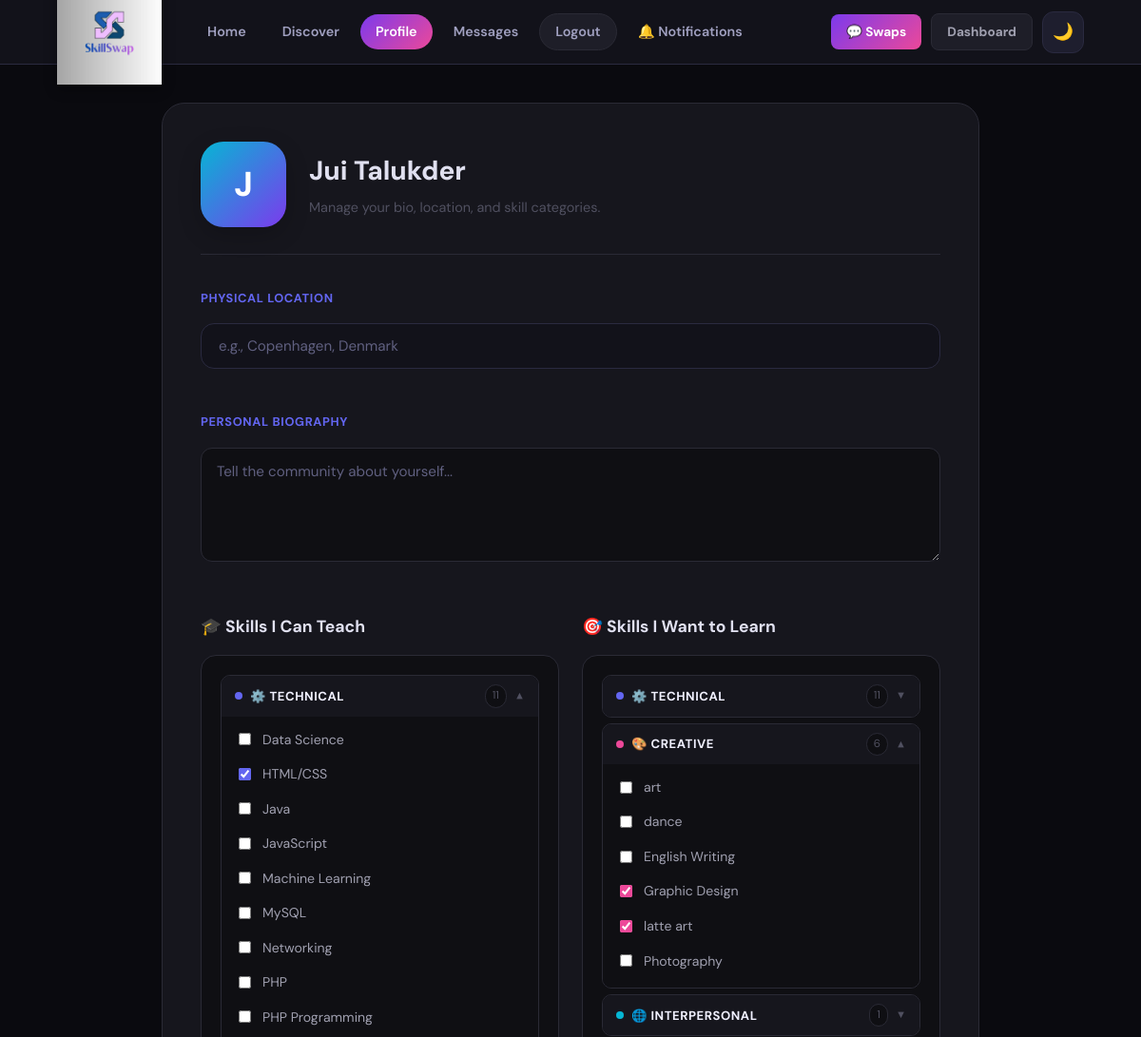
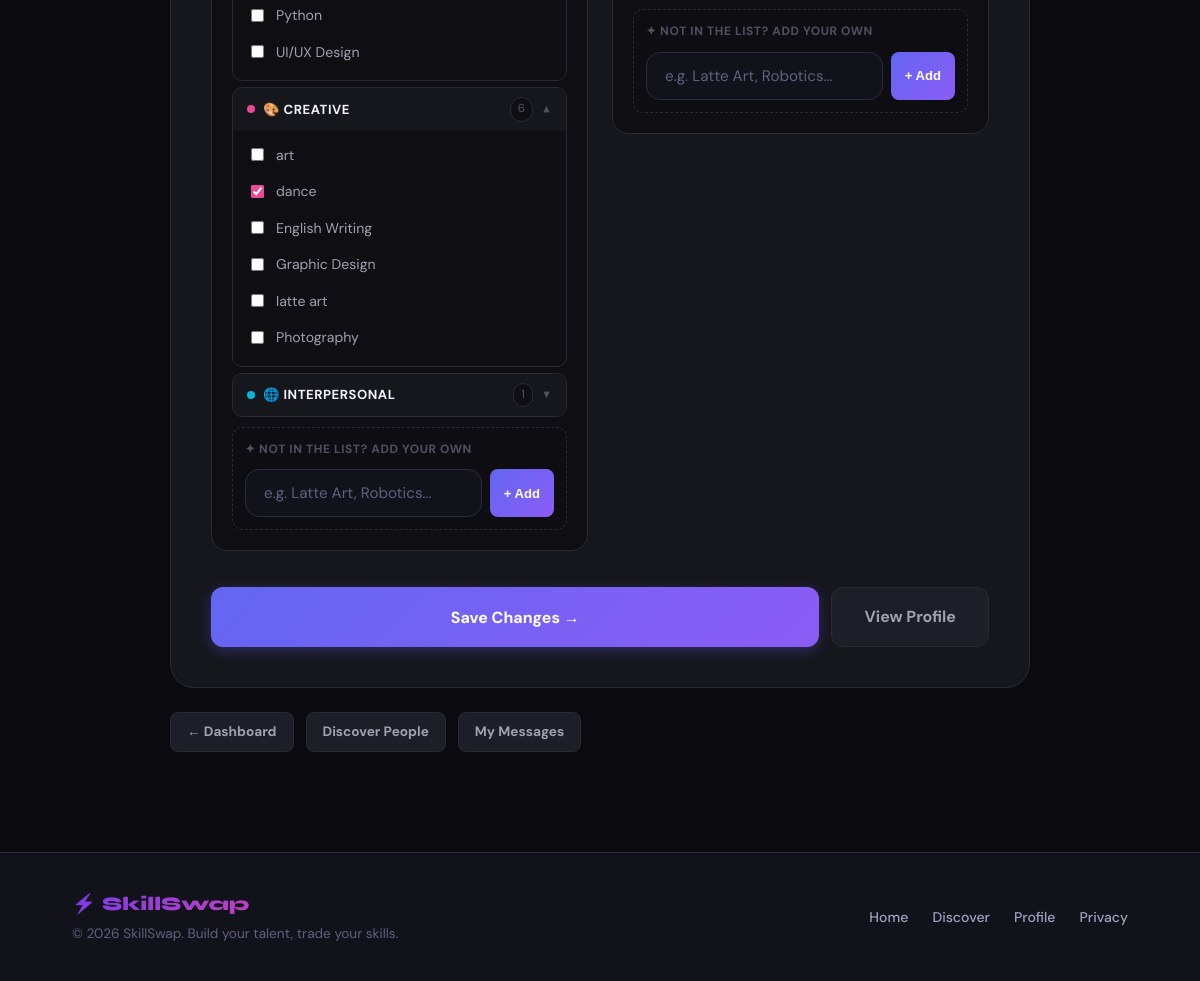
/profile.php (signed in), run on the app's committed database (2 pictures, top to bottom).
### tables this page shows
CREATE TABLE `skills` (
  `skill_id` int(11) NOT NULL,
  `skill_name` varchar(100) NOT NULL
);

### profile.php (the view, shortened to what this page needs)
<?php
include 'db.php';
include 'includes/header.php';
$user_id = $_SESSION['user_id'];
$stmt = $conn->prepare("SELECT CONCAT(first_name, ' ', last_name) AS name, bio, user_location AS location FROM users WHERE user_id = ?");
$stmt->bind_param("i", $user_id);
$stmt->execute();
$user    = $stmt->get_result()->fetch_assoc();
$initial = strtoupper(substr($user['name'] ?? 'U', 0, 1));
$skills_master = $conn->query("SELECT skill_id, skill_name FROM skills ORDER BY skill_name ASC");
$skills_list   = [];
if ($skills_master) {
    while ($row = $skills_master->fetch_assoc()) {
        $skills_list[] = $row;
    }
}
function getSkillCategory(string $skill_name): string {
    $name = strtolower(trim($skill_name));
    $exact = [
        'java'=>'Technical','r'=>'Technical','c'=>'Technical','go'=>'Technical',
        'ai'=>'Technical','ui/ux design'=>'Technical','ui/ux'=>'Technical','networking'=>'Technical',
        'english writing'=>'Creative','graphic design'=>'Creative','guitar'=>'Creative',
        'interior design'=>'Creative','fashion design'=>'Creative','music production'=>'Creative',
        'essay writing'=>'Analytical','academic writing'=>'Analytical','essay'=>'Analytical',
        'english'=>'Interpersonal','public speaking'=>'Interpersonal',
    ];
    if (isset($exact[$name])) return $exact[$name];
    $technical    = ['machine learning','data science','web development','game development','data analysis','mobile app','it support','video editing','after effects','3d printing','javascript','typescript','blockchain','cybersecurity','programming','software','database','devops','linux','arduino','robotics','electronics','autocad','engineering','computer','android','unity','photoshop','premiere','figma','react','swift','kotlin','python','coding','mysql','html','css','sql','php','node','rust','cloud','tech','ios','ux','ui','c++','c#','excel'];
    $creative     = ['graphic design','creative writing','food styling','music production','cake decorating','digital art','illustration','photography','videography','animation','sketching','calligraphy','henna','tattoo','crafts','knitting','sewing','embroidery','pottery','sculpting','jewelry','woodworking','fashion','styling','interior','songwriting','composing','storytelling','choreography','filmmaking','drawing','painting','design','art','music','guitar','piano','violin','drums','singing','poetry','writing','dance','acting','theatre','cooking','baking','cake','pastry','origami','scrapbooking'];
    foreach ($technical     as $kw) { if (str_contains($name, $kw)) return 'Technical'; }
    foreach ($creative      as $kw) { if (str_contains($name, $kw)) return 'Creative'; }
    return 'Other';
}
$category_order  = ['Technical','Creative','Analytical','Interpersonal','Other'];
$category_icons  = ['Technical'=>'⚙️','Creative'=>'🎨','Analytical'=>'📊','Interpersonal'=>'🌐','Other'=>'✨'];
$category_colors = ['Technical'=>'#6366f1','Creative'=>'#ec4899','Analytical'=>'#f59e0b','Interpersonal'=>'#06b6d4','Other'=>'#8b5cf6'];
$grouped_skills = array_fill_keys($category_order, []);
foreach ($skills_list as $skill) {
    $grouped_skills[getSkillCategory($skill['skill_name'])][] = $skill;
}
$grouped_skills = array_filter($grouped_skills);
$current_teach = [];
$current_learn = [];
$res_stmt = $conn->prepare("SELECT skill_id, type_name FROM user_skills WHERE user_id = ?");
$res_stmt->bind_param("i", $user_id);
$res_stmt->execute();
$res = $res_stmt->get_result();
if ($res) {
    while ($row = $res->fetch_assoc()) {
        $t = strtolower(trim($row['type_name'] ?? ''));
        if ($t === 'teach') $current_teach[] = (int)$row['skill_id'];
        elseif ($t === 'learn') $current_learn[] = (int)$row['skill_id'];
    }
}
$grads = ['linear-gradient(135deg,#7c3aed,#ec4899)','linear-gradient(135deg,#06b6d4,#7c3aed)','linear-gradient(135deg,#f59e0b,#ec4899)','linear-gradient(135deg,#10b981,#06b6d4)'];
$grad  = $grads[$user_id % count($grads)];
?>
<div class="prof-wrap">
    <div class="prof-card">
        <div class="prof-header">
            <div class="prof-av" style="background:<?= $grad ?>"><?= $initial ?></div>
            <div>
                <div class="prof-title"><?= htmlspecialchars($user['name'] ?? 'Your Profile') ?></div>
                <div class="prof-subtitle">Manage your bio, location, and skill categories.</div>
            </div>
        </div>
        <form action="update_profile.php" method="POST" id="main-save-form">
            <div class="form-grid">
                <div class="form-group">
                    <label class="form-label">Physical Location</label>
                    <input type="text" name="location" class="form-input"
                        placeholder="e.g., Copenhagen, Denmark"
                        value="<?= htmlspecialchars($user['location'] ?? '') ?>">
                </div>
                <div class="form-group">
                    <label class="form-label">Personal Biography</label>
                    <textarea name="bio" class="form-textarea"
                        placeholder="Tell the community about yourself..."><?= htmlspecialchars($user['bio'] ?? '') ?></textarea>
                </div>
            </div>
            <div class="skills-columns-wrap">
                <div>
                    <div class="skills-matrix-title">🎓 Skills I Can Teach</div>
                    <div class="skills-block">
                        <?php foreach ($grouped_skills as $cat => $cat_skills):
                            $color     = $category_colors[$cat];
                            $icon      = $category_icons[$cat];
                            $cat_id    = 'teach-' . preg_replace('/\W+/','-',strtolower($cat));
                        ?>
                        <div class="skill-category">
                            <label class="skill-category-header" for="<?= $cat_id ?>">
                                <span class="skill-category-label">
                                    <span class="skill-category-dot" style="background:<?= $color ?>"></span>
                                    <?= $icon ?> <?= $cat ?>
                                </span>
                                <span style="display:flex;align-items:center;gap:8px;">
                                    <span class="skill-category-count"><?= count($cat_skills) ?></span>
                                    <span class="skill-category-chevron">▼</span>
                                </span>
                            </label>
                            <div class="skill-category-body">
                                <?php foreach ($cat_skills as $skill): ?>
                                <label class="skill-check-row">
                                    <input type="checkbox" name="teach_skills[]"
                                        value="<?= $skill['skill_id'] ?>"
                                        <?= in_array($skill['skill_id'], $current_teach) ? 'checked' : '' ?>
                                        style="accent-color:<?= $color ?>">
                                    <?= htmlspecialchars($skill['skill_name']) ?>
                                </label>
                                <?php endforeach; ?>
                            </div>
                        </div>
                        <?php endforeach; ?>
                        <div class="custom-skill-box">
                            <div class="custom-skill-box-title">✦ Not in the list? Add your own</div>
                            <div class="custom-skill-input-row">
                                <input type="text" id="teach-input" class="custom-skill-input"
                                    placeholder="e.g. Latte Art, Robotics..." maxlength="80">
                                <button type="button" class="custom-skill-add-btn"
                                    onclick="submitAdd('teach')">+ Add</button>
                            </div>
                        </div>
                    </div>
                </div>
                <div>
                    <div class="skills-matrix-title">🎯 Skills I Want to Learn</div>
                    <div class="skills-block">
                        <?php foreach ($grouped_skills as $cat => $cat_skills):
                            $color     = $category_colors[$cat];
                            $icon      = $category_icons[$cat];
                            $cat_id    = 'learn-' . preg_replace('/\W+/','-',strtolower($cat));
                        ?>
                        <div class="skill-category">
                            <label class="skill-category-header" for="<?= $cat_id ?>">
                                <span class="skill-category-label">
                                    <span class="skill-category-dot" style="background:<?= $color ?>"></span>
                                    <?= $icon ?> <?= $cat ?>
                                </span>
                                <span style="display:flex;align-items:center;gap:8px;">
                                    <span class="skill-category-count"><?= count($cat_skills) ?></span>
                                    <span class="skill-category-chevron">▼</span>
                                </span>
                            </label>
                            <div class="skill-category-body">
                                <?php foreach ($cat_skills as $skill): ?>
                                <label class="skill-check-row">
                                    <input type="checkbox" name="learn_skills[]"
                                        value="<?= $skill['skill_id'] ?>"
                                        <?= in_array($skill['skill_id'], $current_learn) ? 'checked' : '' ?>
                                        style="accent-color:#ec4899">
                                    <?= htmlspecialchars($skill['skill_name']) ?>
                                </label>
                                <?php endforeach; ?>
                            </div>
                        </div>
                        <?php endforeach; ?>
                        <div class="custom-skill-box">
                            <div class="custom-skill-box-title">✦ Not in the list? Add your own</div>
                            <div class="custom-skill-input-row">
                                <input type="text" id="learn-input" class="custom-skill-input"
                                    placeholder="e.g. Latte Art, Robotics..." maxlength="80">
                                <button type="button" class="custom-skill-add-btn"
                                    onclick="submitAdd('learn')">+ Add</button>
                            </div>
                        </div>
                    </div>
                </div>
            </div>
            <div style="display:flex;gap:12px;flex-wrap:wrap;">
                <button type="submit" class="btn btn-primary btn-lg" style="flex:1;">
                    Save Changes →
                </button>
                <a href="view_profile.php?id=<?= $user_id ?>" class="btn btn-secondary btn-lg">
                    View Profile
                </a>
            </div>
        </form>
    </div>
    <div style="display:flex;gap:12px;margin-top:24px;flex-wrap:wrap;">
        <a href="dashboard.php" class="btn btn-secondary btn-sm">← Dashboard</a>
        <a href="discovery.php" class="btn btn-secondary btn-sm">Discover People</a>
        <a href="chat.php"      class="btn btn-secondary btn-sm">My Messages</a>
    </div>
</div>
<?php include 'includes/footer.php'; ?>

### style.css (style rules this page uses)
:root { --bg: #0a0a0f; --bg2: #12121a; --bg3: #1a1a26; --surface: #1e1e2e; --surface2: #252538; --border: #2a2a40; --border2: #3a3a55; --text: #f0f0ff; --text2: #a0a0c0; --text3: #606080; --violet: #7c3aed; --violet-l: #9f67ff; --violet-d: #5b21b6; --pink: #ec4899; --pink-l: #f472b6; --cyan: #06b6d4; --cyan-l: #22d3ee; --amber: #f59e0b; --amber-l: #fbbf24; --green: #10b981; --green-l: #34d399; --red: #ef4444; --grad-main: linear-gradient(135deg, #7c3aed 0%, #ec4899 100%); --grad-cyan: linear-gradient(135deg, #06b6d4 0%, #7c3aed 100%); --grad-warm: linear-gradient(135deg, #f59e0b 0%, #ec4899 100%); --grad-green: linear-gradient(135deg, #10b981 0%, #06b6d4 100%); --nav-h: 68px; --radius: 14px; --radius-lg: 20px; --radius-xl: 28px; --shadow: 0 4px 24px rgba(0,0,0,0.4); --shadow-lg: 0 8px 40px rgba(0,0,0,0.5); --glow-v: 0 0 30px rgba(124,58,237,0.3); --glow-p: 0 0 30px rgba(236,72,153,0.3); }
*, *::before, *::after { box-sizing: border-box; margin: 0; padding: 0; }
html { scroll-behavior: smooth; }
body { background: var(--bg); color: var(--text); font-family: 'DM Sans', sans-serif; font-size: 1rem; line-height: 1.6; min-height: 100vh; transition: background .3s, color .3s; }
a { color: var(--violet-l); text-decoration: none; }
.btn { display: inline-flex; align-items: center; justify-content: center; gap: 8px; padding: 12px 28px; border-radius: var(--radius); font-family: 'DM Sans', sans-serif; font-size: 0.95rem; font-weight: 600; cursor: pointer; border: none; transition: all .2s; text-decoration: none; white-space: nowrap; }
.btn-primary { background: var(--grad-main); color: #fff; box-shadow: var(--glow-v); }
.btn-secondary { background: var(--surface); color: var(--text); border: 1px solid var(--border); }
.btn-sm { padding: 8px 18px; font-size: 0.85rem; border-radius: 10px; }
.btn-lg { padding: 16px 40px; font-size: 1.05rem; border-radius: var(--radius-lg); }
.form-group { margin-bottom: 22px; }
.form-label { display: block; font-size: 0.85rem; font-weight: 600; color: var(--text2); margin-bottom: 8px; text-transform: uppercase; letter-spacing: 0.06em; }
.form-input, input[type="text"], input[type="email"], input[type="password"], textarea, select { width: 100%; padding: 13px 18px; background: var(--bg2); border: 1px solid var(--border); border-radius: var(--radius); color: var(--text); font-family: 'DM Sans', sans-serif; font-size: 0.95rem; outline: none; transition: all .2s; }
textarea { resize: vertical; min-height: 100px; }
.form-input::placeholder, input::placeholder, textarea::placeholder { color: var(--text3); }

### data on the page
skills: skill_name "Data Science"
skills: skill_id "☑", skill_name "HTML/CSS"
skills: skill_name "Java"
skills: skill_name "JavaScript"
skills: skill_name "Machine Learning"
skills: skill_name "MySQL"
skills: skill_name "Networking"
skills: skill_name "PHP"
skills: skill_name "PHP Programming"
skills: skill_name "Python"
skills: skill_name "UI/UX Design"
skills: skill_name "art"
skills: skill_id "☑", skill_name "dance"
skills: skill_name "English Writing"
skills: skill_name "Graphic Design", skill_id "☑"
skills: skill_name "latte art", skill_id "☑"
skills: skill_name "Photography"

### other printed values
$initial "J"
$user['name'] "Jui Talukder"
$icon "⚙️"
$cat "TECHNICAL"
count($cat_skills) "11"
$icon "🎨"
$cat "CREATIVE"
count($cat_skills) "6"
$icon "🌐"
$cat "INTERPERSONAL"
count($cat_skills) "1"
